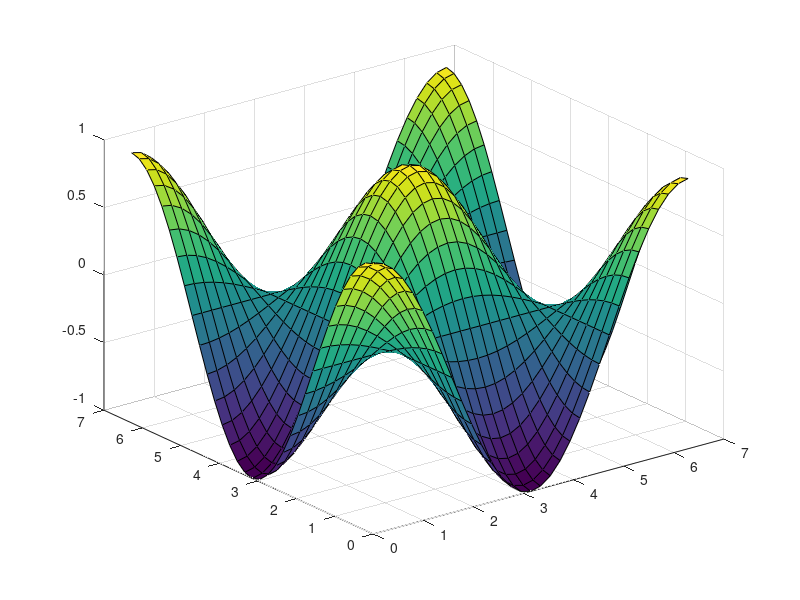

Here is the MATLAB script that generated this plot: (Note: this script raises an error after producing the figure.)
%% Class_15_Outline: Numerical Integration

%% Authorship
% * File: Class_15_Outline.m
% * Copy: Copyright (c) 2020 Gregory Myers
% * BlazerID: gmyers
% * Vers: 1.0.0 03/02/2020 GCM - Presented Spring 2020 to EE254 Section2F
% * Desc: Driver for testing concepts in Class_11_Outline.m 

%% 19.5 Higher-Order Newton Coates Forumlas
% at some point there is no increase in accuracy (Runge's Phenomenon)

x = [0: pi/16: 2*pi];
y = cos(x);
area = sum(.5 * (y(1:1:end-1) + y(2:1:end)) .* (x(2:1:end) - x(1:1:end-1)));

% same approach with 1/3 rule
x_0 = x(1:2:end - 2);
x_1 = x(2:2:end);
x_2 = x(3:2:end);

y_0 = cos(x_0);
y_1 = cos(x_1);
y_2 = cos(x_2);
xdelta = x(2:2:end) - x(1:2:end-1);

area = sum(xdelta .* ((y_0 + 4*y_1 + y_2) / 6));



%% 19.6 Integration with unequal segments
% 
% 19.6.1 Matlab M-file: trapuneq
%
% 19.6.2 Matlab Functions: trapz and cumtrapz
% trapz
% https://www.mathworks.com/help/matlab/ref/trapz.html
%
% cumtrapz
% https://www.mathworks.com/help/matlab/ref/cumtrapz.html

%% 19.7 Open Methods

%% 19.8 Multiple Integrals
%
% 19.8.1 Matlab Functions: dblquad and triplequad
% dblquad
% https://www.mathworks.com/help/matlab/ref/dblquad.html
%
% integral2
% https://www.mathworks.com/help/matlab/ref/integral2.html
%
% triplequad
% https://www.mathworks.com/help/matlab/ref/triplequad.html
%
% integral3
% https://www.mathworks.com/help/matlab/ref/integral3.html
%

% volume by values
x = [0 : pi/16: 2*pi];
y = [0 : pi/16: 2*pi];
[X Y] = meshgrid(x, y);
% z = f(x,y)
Z = cos(X) .* cos(Y);
surf(X,Y,Z)

xdelta = x(2:1:end) - x(1:1:end-1);
ydelta = y(2:1:end) - y(1:1:end-1);
zleft = Z(1:1:end-1,1:1:end-1);
for row = 1 : 1 : length(xdelta)
    for col = 1 : 1 : length(ydelta)
        area_segments(row,col) = xdelta(row)*ydelta(col);
    end
end

volume_segments = area_segments .* zleft;
volume = sum(sum(volume_segments));

%% 19.9 Case Study
% 

%% Single Integration
% inegral
% https://www.mathworks.com/help/matlab/ref/integral.html

%% Matlab Symbolic Toolkit
% https://www.mathworks.com/help/symbolic/index.html?s_tid=CRUX_lftnav
% 
% Symbolic Variables, Expressions, Functions, and Preferences
% https://www.mathworks.com/help/symbolic/symbolic-variables-expressions-and-functions.html
%
% Symblic Solvers
% https://www.mathworks.com/help/symbolic/symbolic-solvers.html
% 
% syms
% https://www.mathworks.com/help/symbolic/syms.html
%  
% Solve Algebraic Equation
% https://www.mathworks.com/help/symbolic/solve-an-algebraic-equation.html
% 
% Definite and indefinite integrals
% https://www.mathworks.com/help/symbolic/int.html
syms x
y = -2*x/(1+x^2)^2;
ind_int_y = int( y )

% Integration
% https://www.mathworks.com/help/symbolic/integration.html
def_int_y = int(y, 0, 1 )

%% Homework:
% Using 19.9 Case Study,
% 19.19: Determine the work performed by a constant force.
%   a. Plot F(x), Theta(x) on subplots
%   b. Use OUR trapezoidal function, verify against trapz and plot W vs.
%       Theta
% 19.20: Determine the work performed by a variable force.
%   a. Plot F(x), Theta(x) on subplots for x = 0 to 30 m (x_del = 1m).
%   b. Use OUR trapezoidal function, verify against trapz and plot W vs.
%       Theta